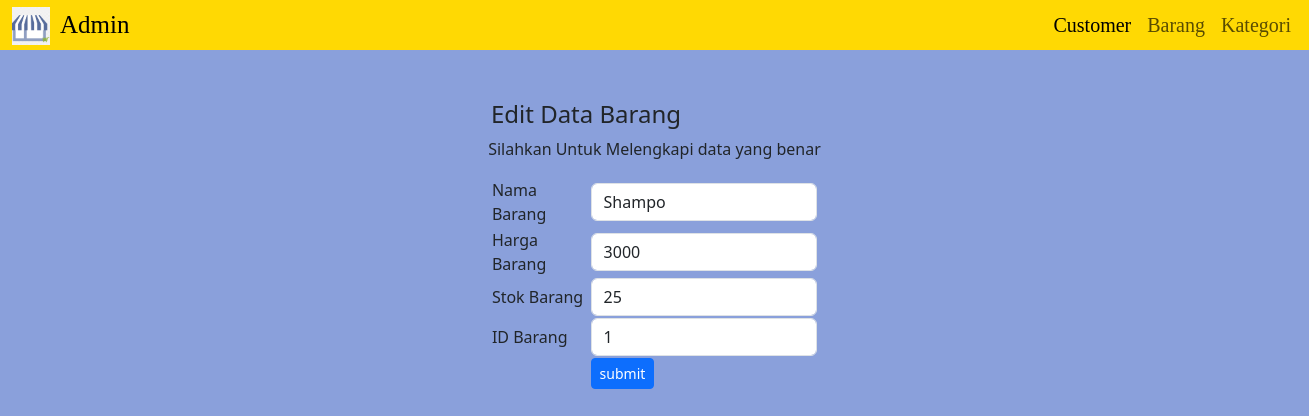
Page /Sesi29/barang/edit_barang.php?id_barang=1 on the committed database.
### tables this page shows
CREATE TABLE `barang` (
  `id_barang` int(11) NOT NULL,
  `nama_barang` varchar(255) DEFAULT NULL,
  `harga` int(11) DEFAULT NULL,
  `stok` int(11) DEFAULT NULL,
  `id_kategori` int(11) DEFAULT NULL
);

### Sesi29/barang/edit_barang.php (the view, shortened to what this page needs)
<!DOCTYPE html>
<html lang="en">
<head>
    <link href="https://cdn.jsdelivr.net/npm/bootstrap@5.3.2/dist/css/bootstrap.min.css" rel="stylesheet">
</head>
<?php
include("connection.php");
$id_barang = $_GET['id_barang'];
$query = mysqli_query($connection, " SELECT * FROM barang WHERE id_barang= '$id_barang' ");
foreach ($query as $barang) {
    $nama_barang = $barang['nama_barang'];
    $harga = $barang['harga'];
    $stok = $barang['stok'];
    $id_kategori = $barang['id_kategori'];
}
?>
<body style="background-color: #8aa0db;">
    <nav class="navbar navbar-expand-lg bg-body-#ffd903;" style="background-color: #ffd903; height: 50px;">
        <div class="container-fluid">
            <img src="penjualan.png" alt="Logo" width="70" height="40" style="padding-top: 2px; ">
            <a class="navbar-brand" href="#" style="margin-left: 10px; font-family:Times New Roman;font-size: 25px;">Admin</a>
            <div class="collapse navbar-collapse" id="navbarNavAltMarkup">
                <div class="navbar-nav">
                    <a class="nav-link active" aria-current="page" href="http://localhost/PHP/Sesi29/index.php" style="margin-left: 900px; font-family:Times New Roman; font-size: 20px;">Customer</a>
                    <a class="nav-link" href="http://localhost/PHP/Sesi29/barang/index.php" style="font-family:Times New Roman; font-size: 20px;">Barang</a>
                    <a class="nav-link" href="http://localhost/PHP/Sesi29/kategori/index.php" style="font-family:Times New Roman; font-size: 20px;">Kategori</a>
                </div>
            </div>
        </div>
    </nav>
    <form action="proses_edit_barang.php?id_barang=<?php echo $id_barang; ?>" method="post">
        <h4 style="margin-top: 50px;  text-align: center; margin-right: 137px;">Edit Data Barang</h4>
        <p style="text-align: center; ">Silahkan Untuk Melengkapi data yang benar</p>
        <table width="25%" align="center">
            <tr>
                <td>
                    Nama Barang
                </td>
                <td><input type="text" name="nama_barang" class="form-control" value="<?php echo $nama_barang; ?>" required=""></td>
            </tr>
            <tr>
            <tr>
                <td>
                    Harga Barang
                </td>
                <td><input type="number" name="harga" class="form-control" value="<?php echo $harga; ?>" required=""></td>
            </tr>
            <tr>
                <td>
                    Stok Barang
                </td>
                <td><input type="number" name="stok" class="form-control" value="<?php echo $stok; ?>"></td>
            </tr>
            <tr>
                <td>
                    ID Barang
                </td>
                <td><input type="number" name="id_kategori" class="form-control" value="<?php echo $id_kategori; ?>" required=""></td>
            </tr>
            <td></td>
            <td> <input type="submit" name="submit" value="submit" class="btn btn-primary btn-sm"></td>
            </tr>
        </table>
    </form>
</body>
</html>

### rows in the picture
barang: nama_barang "Shampo", harga "3000", stok "25", id_kategori "1"
